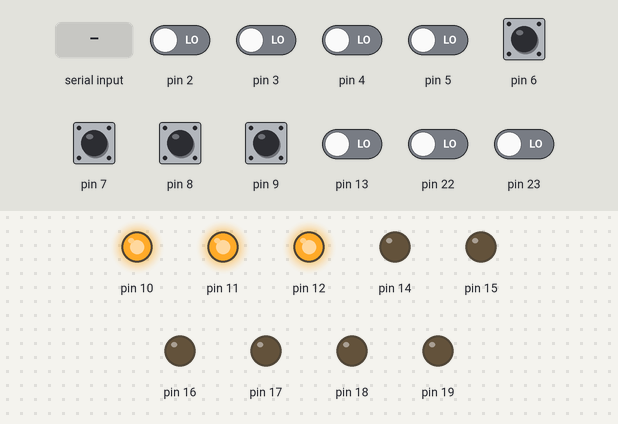
This sketch was run on a simulated Arduino Uno, built with avr-gcc and run on an emulated ATmega328P. Parts: output pins drawn as LEDs (lit = HIGH). The inputs (shaded band) are chosen by the test bench; at power-on: pin 6–9 HIGH, pin 2–5, pin 13, pin 22, pin 23 LOW. What the sketch prints to the serial monitor is not drawn.

Above: at 1.2 s.
1.3 s: "E" received over Serial
At 2.0 s:
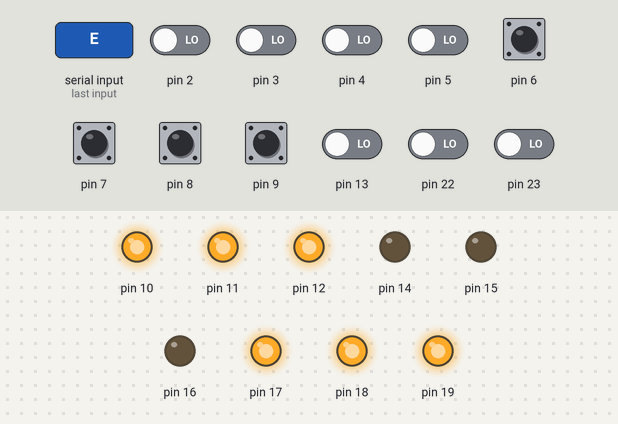
2.8 s: "I" received over Serial
At 4.3 s:
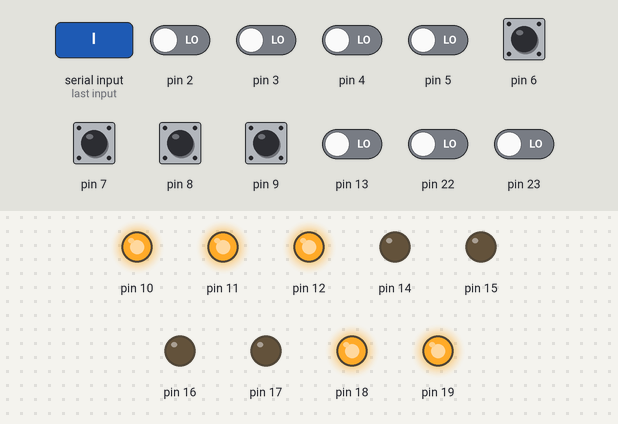
Timing chart, 0 to 5.8 s (numbered marks = the images above; inputs shaded):
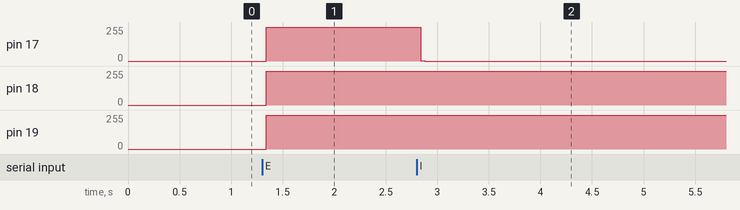

Measured:
- after the input at 1.3 s, pin 17–19: 0/255 → 255/255 at once
- after the input at 2.8 s, pin 17: 255/255 → 0/255 at once

The sketch:

ArduinoFlashProgrammer.ino
```cpp
/**
 * A0     = A16
 * A1     = A17
 * A2     = A18
 * A3     = SER
 * A4     = CLK
 * A5     = RCLK
 *
 * 2      = D0
 * 3      = D1
 * 4      = D2
 * 5      = D3
 * 6      = D4
 * 7      = D5
 * 8      = D6
 * 9      = D7
 * 10     = CE
 * 11     = OE
 * 12     = WE
**/

uint32_t SERIAL_TIMEOUT = 200;

struct Command
{
	uint32_t address;
	byte data;
};
struct Sequence
{
	Command reset;

	uint8_t write_size;
	Command write[6];

	uint8_t erase_size;
	Command erase[6];

	uint8_t info_size;
	Command info[6];
};

uint8_t current_sequence_num = 0;
struct Sequence sequence;

boolean set_sequence(uint8_t num)
{
	switch(num){
		case 1: //5555/AA, 2AAA/55, 5555/A0
			sequence = {
				{0x0000, 0xf0},
				3, {{0x5555, 0xAA}, {0x2AAA, 0x55}, {0x5555, 0xA0}},
				6, {{0x5555, 0xAA}, {0x2AAA, 0x55}, {0x5555, 0x80}, {0x5555, 0xAA}, {0x2AAA, 0x55}, {0x5555, 0x10}},
				3, {{0x5555, 0xAA}, {0x2AAA, 0x55}, {0x5555, 0x90}},
			};
		break;
		case 2: //555/AA, 2AA/55, 555/A0
			sequence = {
				{0x000, 0xf0},
				3, {{0x555, 0xAA}, {0x2AA, 0x55}, {0x555, 0xA0}},
				6, {{0x555, 0xAA}, {0x2AA, 0x55}, {0x555, 0x80}, {0x555, 0xAA}, {0x2AA, 0x55}, {0x555, 0x10}},
				3, {{0x555, 0xAA}, {0x2AA, 0x55}, {0x555, 0x90}},
			};
		break;
		default:
			return false;
	}
	current_sequence_num = num;
	return true;
}

void setup()
{
	Serial.begin(115200);
	Serial.setTimeout(SERIAL_TIMEOUT);

	set_sequence(1);

	DDRC = 0b00111111; //A0-A5 : OUTPUT

	DDRD = 0b11111100; //D2-D7 : OUTPUT
	DDRB = 0b00011111; //D8-D12 : OUTPUT

	PORTB = 0b00011100; //D10-D12 = HIGH

	Serial.println("READY");
}

void set_address(uint32_t address)
{
	PORTC &= 0b11011111; //A5 = LOW

	for(int8_t i = 15; i >= 0; i--){
		PORTC &= 0b11101111; //A4 = LOW
		PORTC = (PORTC&0b11110111)|(((address>>i)&1)<<3); //A3 = (address>>i)&1
		PORTC |= 0b00010000; //A4 = HIGH
	}

	PORTC = (PORTC&0b11111000)|((address>>16)&7)|0b00100000; //A0-A2 = (address>>16)&7; A5 = HIGH
}

void set_data_direction(int8_t out)
{
	if(out > 0){
		DDRD |= 0b11111100; //D2-D7 : OUTPUT
		DDRB |= 0b00000011; //D8-D9 : OUTPUT
	}else{
		DDRD &= 0b00000011; //D2-D7 : INPUT
		DDRB &= 0b11111100; //D8-D9 : INPUT
	}
}

void set_data(uint8_t data)
{
	PORTD = (PORTD&0b00000011)|(data<<2); //D2-D7 = data<<2
	PORTB = (PORTB&0b11111100)|(data>>6); //D8-D9 = data>>6
}

byte get_data()
{
	return (PIND>>2)|(PINB<<6);
}

void write_data(Command cmd)
{
	set_address(cmd.address);
	set_data_direction(1);
	PORTB |= 0b00011100; //D10-D12 = HIGH
	delayMicroseconds(1);
	PORTB &= 0b11101011; //D10,D12 = LOW
	set_data(cmd.data);
	PORTB |= 0b00010100; //D10,D12 = HIGH
	delayMicroseconds(1);
	set_data_direction(0);
}

byte read_data(uint32_t address)
{
	set_address(address);
	set_data_direction(0);

	PORTB = (PORTB&0b11110011)|0b00010000; //D10,D11 = LOW, D12 = HIGH
	delayMicroseconds(2);
	byte data = get_data();

	PORTB |= 0b00001100; //D10,D11 = HIGH
	return data;
}

int serial_timed_read()
{
	int c;
	unsigned long _startMillis = millis();
	do {
		c = Serial.read();
		if(c >= 0) return c;
	} while(millis() - _startMillis < SERIAL_TIMEOUT);
	return -1;
}

String serial_read_arg()
{
	String arg = "";
	int c;
	do{
		c = serial_timed_read();
		if(c == 0x0D)
			continue;
		if(c < 0 || c == 0x20 || c == 0x0A)
			break;
		arg += (char)c;
	}while(c >= 0);
	return arg;
}

int32_t arg_to_int(String arg, int32_t def = 0)
{
	if(arg.length() == 0){
		return def;
	}else if(arg[0] == 'x' || arg[0] == 'X'){
		return strtol(arg.c_str()+1, 0, 16);
	}else{
		return arg.toInt();
	}
}

void process_read(boolean &hex_output)
{
	int32_t address = arg_to_int(serial_read_arg(), -1);
	int32_t len = arg_to_int(serial_read_arg(), 1);
	if(address < 0 || len < 0){
		Serial.println("ERR");
		return;
	}
	for(uint32_t i = 0; i < (uint32_t)len; i++){
		if(hex_output){
			Serial.print(read_data(address), HEX);
			if(i+1 < (uint32_t)len)
				Serial.print(' ');
		}else{
			Serial.print((char)read_data(address));
		}
		address++;
	}
}

void process_write()
{
	int32_t address = arg_to_int(serial_read_arg(), -1);
	int32_t len = arg_to_int(serial_read_arg(), -1);
	if(address < 0 || len < 0){
		Serial.println("ERR");
		return;
	}
	Serial.println(">");
	uint32_t countWrite = 0;
	for(uint32_t i = 0; i < (uint32_t)len; i++){
		while(!Serial.available());
		for(int8_t wi = 0; wi < sequence.write_size; wi++){
			write_data(sequence.write[wi]);
		}
		write_data({(uint32_t)address, (byte)Serial.read()});
		delayMicroseconds(1);
		address++;
		countWrite++;
		if(countWrite%32 == 0)
			Serial.println(">");
	}
	if(countWrite == 0 || countWrite%32 != 0)
		Serial.println(">");
	Serial.print("OK ");
	Serial.println(countWrite);
}

void process_erase()
{
	for(int8_t i = 0; i < sequence.erase_size; i++){
		write_data(sequence.erase[i]);
	}
	Serial.println("OK");
}

void process_info(boolean &hex_output)
{
	write_data(sequence.reset);
	for(int8_t i = 0; i < sequence.info_size; i++){
		write_data(sequence.info[i]);
	}
	delayMicroseconds(1);

	if(hex_output){
		Serial.print(read_data(0x0000), HEX);
		Serial.print(' ');
		Serial.println(read_data(0x0001), HEX);
	}else{
		Serial.print((char)read_data(0x0000));
		Serial.println((char)read_data(0x0001));
	}

	write_data(sequence.reset);
}

void loop()
{
	while(!Serial.available());
	char cmd = Serial.read();
	String arg = "";
	boolean hex_output = false;

	if(cmd == 'X' || cmd == 'x'){
		hex_output = true;
		cmd = serial_timed_read();
	}

	switch(cmd)
	{
		case 'T':
			SERIAL_TIMEOUT += 2000;
			if(SERIAL_TIMEOUT > 14200)
				SERIAL_TIMEOUT = 200;
			Serial.setTimeout(SERIAL_TIMEOUT);
			Serial.print("OK ");
			Serial.println(SERIAL_TIMEOUT);
		break;
		case 'S':
			arg = serial_read_arg();
			if(arg.length() == 0){
				Serial.println(current_sequence_num);
			}else if(set_sequence(arg.toInt())){
				Serial.println("OK");
			}else{
				Serial.println("ERR");
			}
		break;
		case 'R':
			process_read(hex_output);
		break;
		case 'W':
			process_write();
		break;
		case 'E':
			process_erase();
		break;
		case 'I':
			process_info(hex_output);
		break;
	}
}
```
